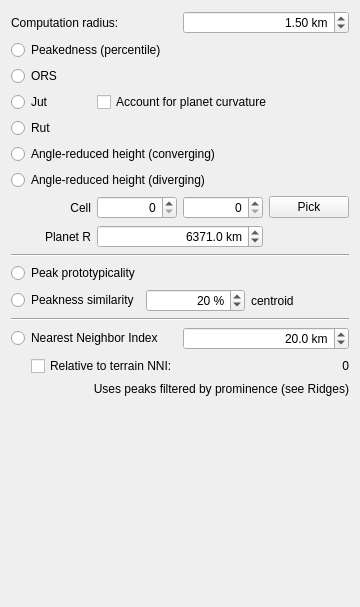
          <widget class="QWidget" name="pageOrometry">
           <property name="geometry">
            <rect>
             <x>0</x>
             <y>0</y>
             <width>360</width>
             <height>607</height>
            </rect>
           </property>
           <attribute name="label">
            <string>Orometry</string>
           </attribute>
           <layout class="QVBoxLayout" name="verticalLayout_13">
            <item>
             <layout class="QHBoxLayout" name="horizontalLayout_12">
              <item>
               <widget class="QLabel" name="label_15">
                <property name="text">
                 <string>Computation radius: </string>
                </property>
               </widget>
              </item>
              <item>
               <widget class="QDoubleSpinBox" name="dem_orometryRadius">
                <property name="alignment">
                 <set>Qt::AlignmentFlag::AlignRight|Qt::AlignmentFlag::AlignTrailing|Qt::AlignmentFlag::AlignVCenter</set>
                </property>
                <property name="suffix">
                 <string> km</string>
                </property>
                <property name="decimals">
                 <number>2</number>
                </property>
                <property name="maximum">
                 <double>1000.000000000000000</double>
                </property>
                <property name="value">
                 <double>1.500000000000000</double>
                </property>
               </widget>
              </item>
             </layout>
            </item>
            <item>
             <widget class="QRadioButton" name="dem_peakedness">
              <property name="text">
               <string>Peakedness (percentile)</string>
              </property>
             </widget>
            </item>
            <item>
             <widget class="QRadioButton" name="dem_ors">
              <property name="text">
               <string>ORS</string>
              </property>
             </widget>
            </item>
            <item>
             <layout class="QGridLayout" name="gridLayout_3">
              <item row="0" column="0">
               <widget class="QRadioButton" name="dem_jut">
                <property name="text">
                 <string>Jut</string>
                </property>
               </widget>
              </item>
              <item row="0" column="1" colspan="3">
               <widget class="QCheckBox" name="dem_jut_curvature">
                <property name="text">
                 <string>Account for planet curvature</string>
                </property>
               </widget>
              </item>
              <item row="1" column="0">
               <widget class="QRadioButton" name="dem_rut">
                <property name="text">
                 <string>Rut</string>
                </property>
               </widget>
              </item>
              <item row="2" column="0" colspan="4">
               <widget class="QRadioButton" name="dem_zreduced_converging">
                <property name="text">
                 <string>Angle-reduced height (converging)</string>
                </property>
               </widget>
              </item>
              <item row="3" column="0" colspan="4">
               <widget class="QRadioButton" name="dem_zreduced_diverging">
                <property name="text">
                 <string>Angle-reduced height (diverging)</string>
                </property>
               </widget>
              </item>
              <item row="5" column="0">
               <widget class="QLabel" name="label_46">
                <property name="text">
                 <string>Planet R</string>
                </property>
                <property name="alignment">
                 <set>Qt::AlignmentFlag::AlignRight|Qt::AlignmentFlag::AlignTrailing|Qt::AlignmentFlag::AlignVCenter</set>
                </property>
               </widget>
              </item>
              <item row="4" column="0">
               <widget class="QLabel" name="label_50">
                <property name="text">
                 <string>Cell</string>
                </property>
                <property name="alignment">
                 <set>Qt::AlignmentFlag::AlignRight|Qt::AlignmentFlag::AlignTrailing|Qt::AlignmentFlag::AlignVCenter</set>
                </property>
               </widget>
              </item>
              <item row="4" column="1">
               <widget class="QSpinBox" name="dem_zreduced_x">
                <property name="alignment">
                 <set>Qt::AlignmentFlag::AlignRight|Qt::AlignmentFlag::AlignTrailing|Qt::AlignmentFlag::AlignVCenter</set>
                </property>
               </widget>
              </item>
              <item row="4" column="2">
               <widget class="QSpinBox" name="dem_zreduced_y">
                <property name="alignment">
                 <set>Qt::AlignmentFlag::AlignRight|Qt::AlignmentFlag::AlignTrailing|Qt::AlignmentFlag::AlignVCenter</set>
                </property>
               </widget>
              </item>
              <item row="5" column="1" colspan="2">
               <widget class="QDoubleSpinBox" name="dem_jut_planetR">
                <property name="alignment">
                 <set>Qt::AlignmentFlag::AlignRight|Qt::AlignmentFlag::AlignTrailing|Qt::AlignmentFlag::AlignVCenter</set>
                </property>
                <property name="suffix">
                 <string> km</string>
                </property>
                <property name="decimals">
                 <number>1</number>
                </property>
                <property name="maximum">
                 <double>100000.000000000000000</double>
                </property>
                <property name="value">
                 <double>6371.000000000000000</double>
                </property>
               </widget>
              </item>
              <item row="4" column="3">
               <widget class="QPushButton" name="btn_pickZReduced">
                <property name="text">
                 <string>Pick</string>
                </property>
                <property name="checkable">
                 <bool>true</bool>
                </property>
               </widget>
              </item>
             </layout>
            </item>
            <item>
             <widget class="Line" name="line_5">
              <property name="orientation">
               <enum>Qt::Orientation::Horizontal</enum>
              </property>
             </widget>
            </item>
            <item>
             <layout class="QGridLayout" name="gridLayout_9">
              <item row="0" column="0">
               <widget class="QRadioButton" name="dem_deng2008_peakProto">
                <property name="text">
                 <string>Peak prototypicality</string>
                </property>
               </widget>
              </item>
              <item row="1" column="0">
               <widget class="QRadioButton" name="dem_deng2008_peakSimil">
                <property name="text">
                 <string>Peakness similarity</string>
                </property>
               </widget>
              </item>
              <item row="1" column="1">
               <widget class="QDoubleSpinBox" name="dem_deng2008_peakPercent">
                <property name="alignment">
                 <set>Qt::AlignmentFlag::AlignRight|Qt::AlignmentFlag::AlignTrailing|Qt::AlignmentFlag::AlignVCenter</set>
                </property>
                <property name="suffix">
                 <string> %</string>
                </property>
                <property name="decimals">
                 <number>0</number>
                </property>
                <property name="maximum">
                 <double>100.000000000000000</double>
                </property>
                <property name="singleStep">
                 <double>5.000000000000000</double>
                </property>
                <property name="value">
                 <double>20.000000000000000</double>
                </property>
               </widget>
              </item>
              <item row="1" column="2">
               <widget class="QLabel" name="label_20">
                <property name="text">
                 <string>centroid</string>
                </property>
               </widget>
              </item>
             </layout>
            </item>
            <item>
             <widget class="Line" name="line_6">
              <property name="orientation">
               <enum>Qt::Orientation::Horizontal</enum>
              </property>
             </widget>
            </item>
            <item>
             <layout class="QHBoxLayout" name="horizontalLayout_7">
              <item>
               <widget class="QRadioButton" name="dem_nni">
                <property name="text">
                 <string>Nearest Neighbor Index</string>
                </property>
               </widget>
              </item>
              <item>
               <widget class="QDoubleSpinBox" name="dem_nni_radius">
                <property name="alignment">
                 <set>Qt::AlignmentFlag::AlignRight|Qt::AlignmentFlag::AlignTrailing|Qt::AlignmentFlag::AlignVCenter</set>
                </property>
                <property name="suffix">
                 <string> km</string>
                </property>
                <property name="decimals">
                 <number>1</number>
                </property>
                <property name="minimum">
                 <double>1.000000000000000</double>
                </property>
                <property name="maximum">
                 <double>100.000000000000000</double>
                </property>
                <property name="value">
                 <double>20.000000000000000</double>
                </property>
               </widget>
              </item>
             </layout>
            </item>
            <item>
             <layout class="QHBoxLayout" name="horizontalLayout_46">
              <property name="leftMargin">
               <number>20</number>
              </property>
              <item>
               <widget class="QCheckBox" name="dem_nni_relative">
                <property name="toolTipDuration">
                 <number>-2</number>
                </property>
                <property name="text">
                 <string>Relative to terrain NNI: </string>
                </property>
               </widget>
              </item>
              <item>
               <widget class="QLabel" name="labelTerrainNNI">
                <property name="text">
                 <string>0</string>
                </property>
                <property name="alignment">
                 <set>Qt::AlignmentFlag::AlignRight|Qt::AlignmentFlag::AlignTrailing|Qt::AlignmentFlag::AlignVCenter</set>
                </property>
               </widget>
              </item>
             </layout>
            </item>
            <item>
             <widget class="QLabel" name="label_53">
              <property name="text">
               <string>Uses peaks filtered by prominence (see Ridges)</string>
              </property>
              <property name="alignment">
               <set>Qt::AlignmentFlag::AlignRight|Qt::AlignmentFlag::AlignTrailing|Qt::AlignmentFlag::AlignVCenter</set>
              </property>
             </widget>
            </item>
            <item>
             <spacer name="verticalSpacer_3">
              <property name="orientation">
               <enum>Qt::Orientation::Vertical</enum>
              </property>
              <property name="sizeHint" stdset="0">
               <size>
                <width>20</width>
                <height>40</height>
               </size>
              </property>
             </spacer>
            </item>
           </layout>
          </widget>
